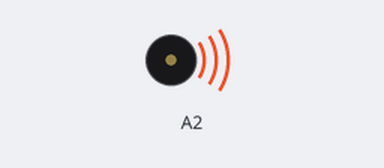
The sketch below on a simulated Arduino Uno, built with avr-gcc and run on an emulated ATmega328P. Parts: buzzer (waves = sounding).

Above: at 0.1 s.
At 3.1 s:
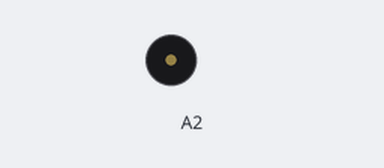
Timing chart, 0 to 4.6 s (numbered marks = the images above):
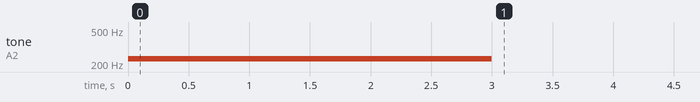

The sketch:

eeprmproob.ino
```cpp
#include<EEPROM.h>
String guardado = "";
void setup() {
  // put your setup code here, to run once:

  pinMode(A2, OUTPUT);
  tone(A2, 230);
  delay(3000);
  noTone(A2);

}

void loop() {
  // put your main code here, to run repeatedly:


}
```
